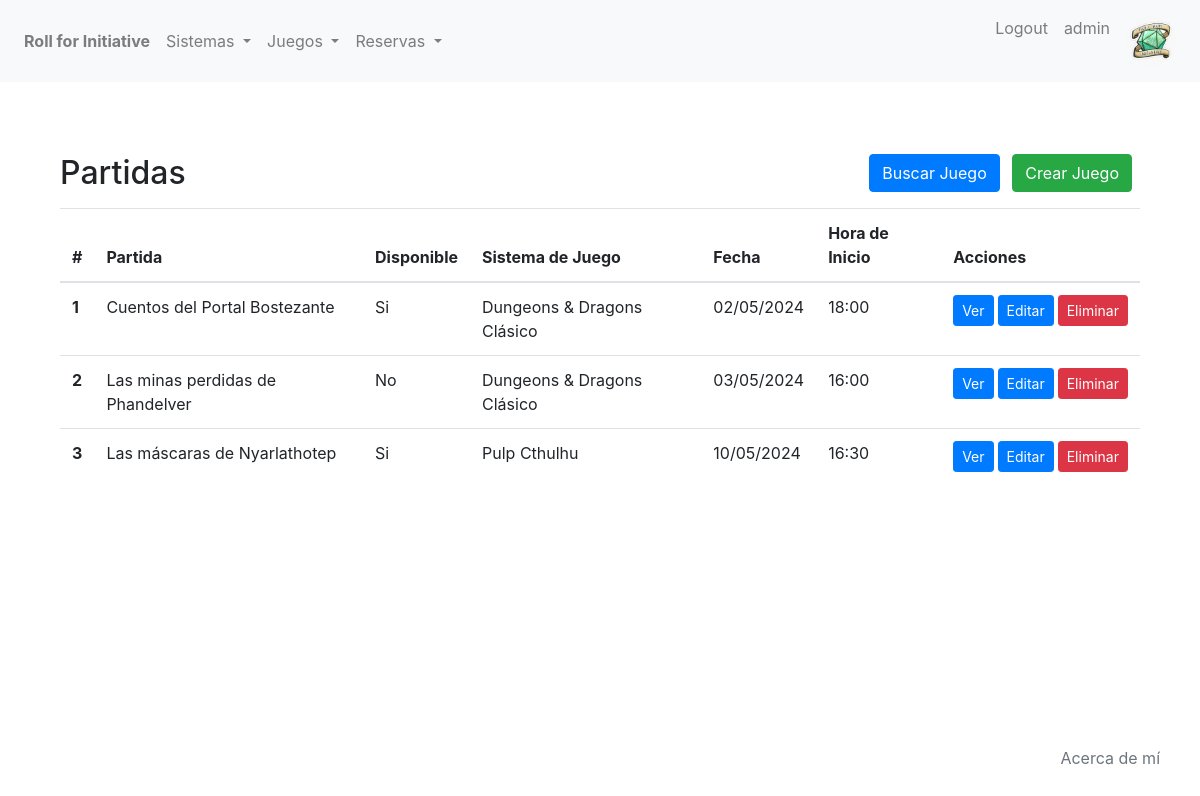
Page /partidas/juego/list/ (signed in) on the earlier database version.
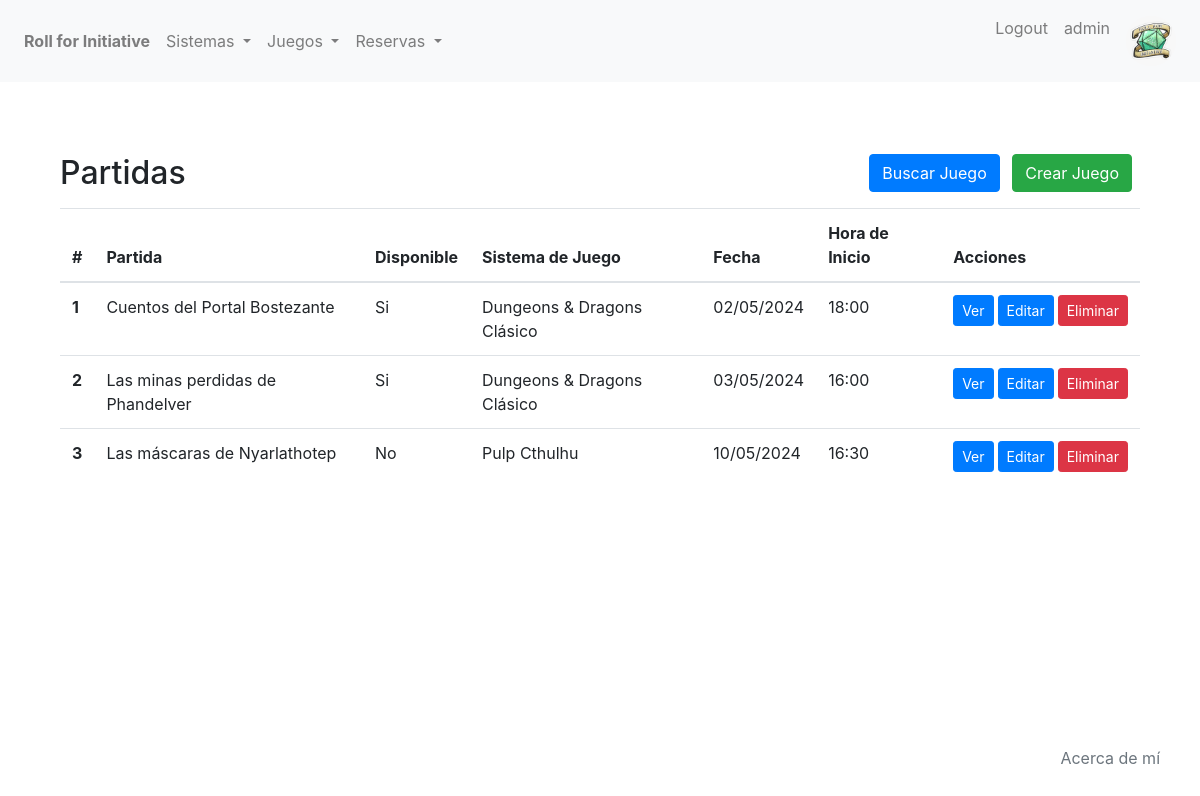
Same page on the later database version.
### partidas/models.py (models this page shows, shortened)
class Juego(models.Model):
    nombre = models.CharField(max_length=250)
    disponible = models.BooleanField(default=True)
    numero_de_jugadores = models.IntegerField()
    sistema_de_juego = models.ForeignKey(Sistema, on_delete=models.CASCADE, related_name='sistema_de_juego')
    descripcion = models.TextField(blank=True, null=True)
    fecha = models.DateField(default=timezone.now)
    hora_inicio = models.TimeField(default=timezone.now().replace(second=0, microsecond=0))
    hora_fin = models.TimeField(default=timezone.now().replace(second=0, microsecond=0))

class Sistema(models.Model):
    nombre = models.CharField(max_length=100)
    dado = models.CharField(
        max_length=6,
        choices=Dado.choices,
        default=Dado.D20
        )
    base = models.CharField(
        max_length=6,
        choices=Base.choices,
        default=Base.DND5E
        )
    descripcion = models.CharField(max_length=500)
    def __str__(self):
        return f"{self.nombre}"

### partidas/views.py (the view)
# urls.py: path("juego/list/", JuegoListView.as_view(), name="juego-list"),
class JuegoListView(LoginRequiredMixin, ListView):
    model = Juego
    template_name = "partidas/vbc/juego-list.html"
    context_object_name = "todos_los_juegos"

### partidas/templates/partidas/vbc/juego-list.html (shortened to what this page needs)
{% extends 'partidas/base.html' %}
{% block content %}
<section class="py-5">
    <div class="container">
        <div class="d-flex justify-content-between align-items-center mb-3">
            <div>
                <h2 class="mb-0">Partidas</h2>
            </div>
            <div>
                <a href="{% url 'juego-search' %}" class="btn btn-primary mr-2">Buscar Juego</a>
                <a href="{% url 'juego-create' %}" class="btn btn-success mr-2">Crear Juego</a>
            </div>
        </div>
        <table class="table">
            <thead>
                <tr>
                    <th scope="col">#</th>
                    <th scope="col">Partida</th>
                    <th scope="col">Disponible</th>
                    <th scope="col">Sistema de Juego</th>
                    <th scope="col">Fecha</th>
                    <th scope="col">Hora de Inicio</th>
                    <th scope="col">Acciones</th>
                </tr>
            </thead>
            <tbody>
                {% if todos_los_juegos %}
                {% for juego in todos_los_juegos %}
                <tr>
                    <th scope="row">{{ forloop.counter }}</th>
                    <td>{{ juego.nombre }}</td>
                    {% if juego.disponible %}
                        <td>Si</td>
                    {% else %}
                        <td>No</td>
                    {% endif %}
                    <td>{{ juego.sistema_de_juego }}</td>
                    <td>{{ juego.fecha|date:"d/m/Y" }}</td>
                    <td>{{ juego.hora_inicio|time:"H:i" }}</td>
                    <td>
                        <div class="d-flex align-items-center">
                            <a href="{% url 'juego-detail' juego.id %}" class="btn btn-primary btn-sm mr-1">Ver</a>
                            <a href="{% url 'juego-update' juego.id %}" class="btn btn-primary btn-sm mr-1">Editar</a>
                            <a href="{% url 'juego-delete' juego.id %}" class="btn btn-danger btn-sm ">Eliminar</a>
                        </div>
                    </td>
                </tr>
                {% endfor %}
                {% else %}
                <tr>
                    <td colspan="7">No hay Partidas disponibles.</td>
                </tr>
                {% endif %}
            </tbody>
        </table>
    </div>
</section>
{% endblock %}

Differences in the rows shown:
changed Juego "Las minas perdidas de Phandelver": disponible "No" → "Si"
changed Juego "Las máscaras de Nyarlathotep": disponible "Si" → "No"
